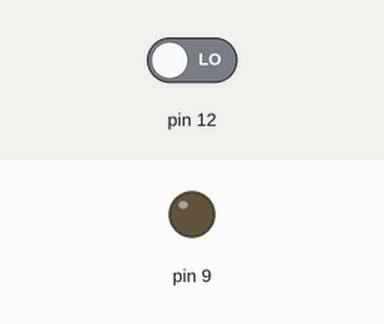
A sketch run on a simulated Arduino Uno, built with avr-gcc and run on an emulated ATmega328P. On the bench: output pins drawn as LEDs (lit = HIGH). The inputs (shaded band) are chosen by the test bench; at power-on: pin 12 LOW.

Above: at 2.8 s.
2.9 s: pin 12 driven HIGH
At 3.7 s:
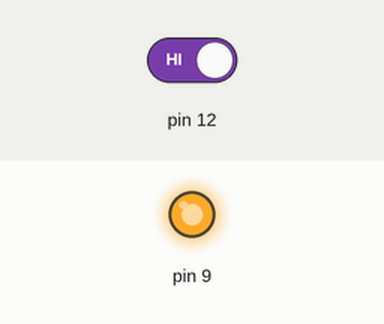
4.5 s: pin 12 driven LOW
At 6.4 s:
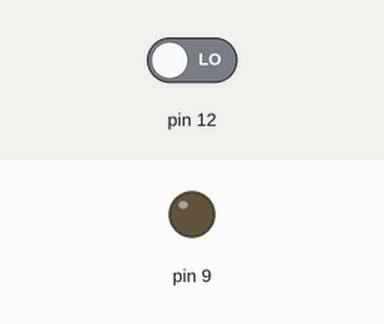
Timing chart, 0 to 7.9 s (numbered marks = the images above; inputs shaded):
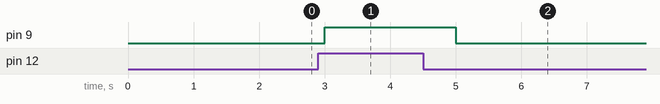

Measured:
- after the input at 2.9 s, pin 9: LOW → HIGH after 0.10 s
- after the input at 4.5 s, pin 9: HIGH → LOW after 0.50 s

The sketch:

sketch2.ino
```cpp
int button;
void setup()
{
  pinMode(9, OUTPUT);
  pinMode(12, INPUT);
}

void loop()
{
button=digitalRead(12);
  if (button==1) digitalWrite (9, HIGH);
  if (button==0) digitalWrite (9, LOW);
    delay (1000);
}
```
